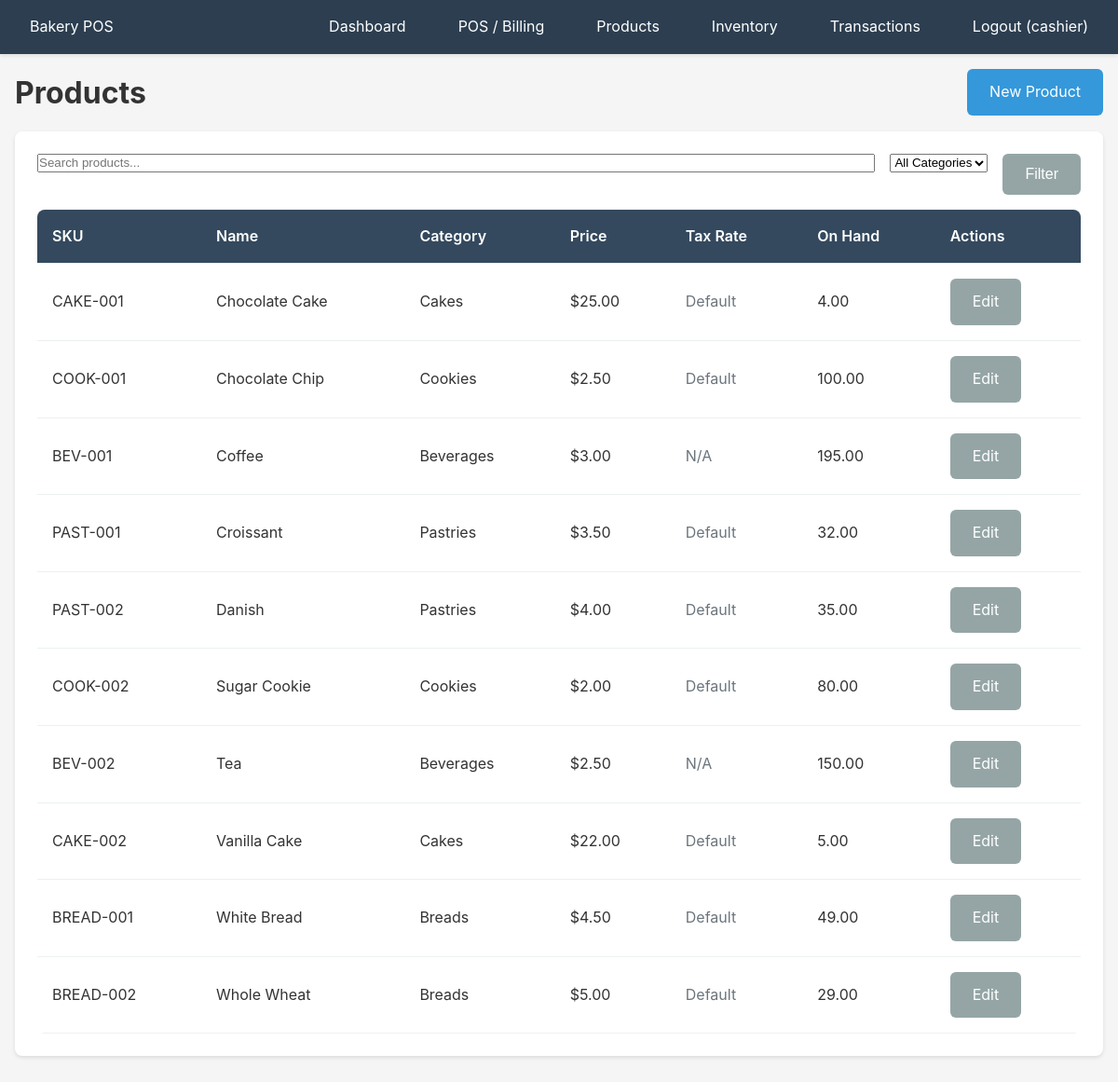
Screenshot of /products (signed in) with the database file from the repository.
### app/models/user.py (models this page shows)
class User(Base):
    __tablename__ = "users"
    id = Column(Integer, primary_key=True, index=True)
    username = Column(String(50), unique=True, nullable=False, index=True)
    email = Column(String(100), unique=True, nullable=False, index=True)
    password_hash = Column(String(255), nullable=False)
    role_id = Column(Integer, ForeignKey("roles.id"), nullable=False)
    is_active = Column(Boolean, default=True)
    created_at = Column(DateTime(timezone=True), server_default=func.now())
    role = relationship("Role", back_populates="users")
    sales = relationship("Sale", back_populates="cashier")
    shifts = relationship("Shift", back_populates="cashier")
    batches = relationship("Batch", back_populates="user")

### app/models/product.py (models this page shows)
class Product(Base):
    __tablename__ = "products"
    id = Column(Integer, primary_key=True, index=True)
    sku = Column(String(50), unique=True, nullable=False, index=True)
    name = Column(String(200), nullable=False)
    category_id = Column(Integer, ForeignKey("categories.id"), nullable=False)
    price = Column(Numeric(10, 2), nullable=False)
    cost = Column(Numeric(10, 2), default=0)
    taxable = Column(Boolean, default=True)
    custom_tax_rate = Column(Numeric(5, 4), nullable=True)  # Custom tax rate for this product (e.g., 0.15 for 15%)
    is_active = Column(Boolean, default=True)
    on_hand = Column(Numeric(10, 2), default=0)
    created_at = Column(DateTime(timezone=True), server_default=func.now())
    category = relationship("Category", back_populates="products")
    sale_lines = relationship("SaleLine", back_populates="product")

class Category(Base):
    __tablename__ = "categories"
    id = Column(Integer, primary_key=True, index=True)
    name = Column(String(100), nullable=False, unique=True)
    sort_order = Column(Integer, default=0)
    products = relationship("Product", back_populates="category")

### app/routers/products.py (the view)
@router.get("/products", response_class=HTMLResponse)
async def list_products(
    request: Request,
    category_id: int = Query(None),
    search: str = Query(None),
    user_data: dict = Depends(require_auth),
    db: Session = Depends(get_db)
):
    query = db.query(Product).filter(Product.is_active == True)
    if category_id:
        query = query.filter(Product.category_id == category_id)
    if search:
        query = query.filter(
            Product.name.ilike(f"%{search}%") |
            Product.sku.ilike(f"%{search}%")
        )
    products = query.order_by(Product.name).all()
    categories = db.query(Category).order_by(Category.sort_order, Category.name).all()
    return templates.TemplateResponse(
        "products/list.html",
        {
            "request": request,
            "user": user_data["user"],
            "products": products,
            "categories": categories,
            "selected_category": category_id,
            "search": search
        }
    )

### app/templates/products/list.html (shortened to what this page needs)
{% extends "base.html" %}
{% block content %}
<div class="flex-between mb-2">
    <h1>Products</h1>
    <a href="/products/new" class="btn btn-primary">New Product</a>
</div>
<div class="card">
    <form method="get" action="/products" class="flex gap-2 mb-2">
        <input type="text" name="search" placeholder="Search products..." value="{{ search or '' }}" class="form-group" style="flex: 1;">
        <select name="category_id" class="form-group">
            <option value="">All Categories</option>
        </select>
        <button type="submit" class="btn btn-secondary">Filter</button>
    </form>
    <table class="table">
        <thead>
            <tr>
                <th>SKU</th>
                <th>Name</th>
                <th>Category</th>
                <th>Price</th>
                <th>Tax Rate</th>
                <th>On Hand</th>
                <th>Actions</th>
            </tr>
        </thead>
        <tbody>
            {% for product in products %}
            <tr>
                <td>{{ product.sku }}</td>
                <td>{{ product.name }}</td>
                <td>{{ product.category.name }}</td>
                <td>${{ "%.2f"|format(product.price) }}</td>
                <td>
                    {% if not product.taxable %}
                        <span style="color: #6c757d;">N/A</span>
                    {% elif product.custom_tax_rate %}
                        <span style="color: #ff69b4; font-weight: 600;">{{ (product.custom_tax_rate * 100)|float }}%</span>
                    {% else %}
                        <span style="color: #6c757d;">Default</span>
                    {% endif %}
                </td>
                <td>{{ product.on_hand }}</td>
                <td>
                    <a href="/products/{{ product.id }}/edit" class="btn btn-secondary btn-sm">Edit</a>
                </td>
            </tr>
            {% endfor %}
        </tbody>
    </table>
</div>
{% endblock %}

### app/templates/base.html (shortened to what this page needs)
<!DOCTYPE html>
<html lang="en">
<head>
    <link rel="stylesheet" href="/static/css/style.css">
</head>
<body>
    {% if user %}
    <header class="no-print">
        <nav>
            <div>
                <a href="/dashboard">Bakery POS</a>
            </div>
            <ul>
                <li><a href="/dashboard">Dashboard</a></li>
                <li><a href="/pos/checkout">POS / Billing</a></li>
                <li><a href="/products">Products</a></li>
                <li><a href="/inventory">Inventory</a></li>
                <li><a href="/transactions/history">Transactions</a></li>
                <li><a href="/logout">Logout ({{ user.username }})</a></li>
            </ul>
        </nav>
    </header>
    {% endif %}
    <main class="container">
        {% block content %}{% endblock %}
    </main>
</body>
</html>

### app/static/css/style.css (style rules this page uses)
* { margin: 0; padding: 0; box-sizing: border-box; }
body { font-family: -apple-system, BlinkMacSystemFont, 'Segoe UI', Roboto, Oxygen, Ubuntu, Cantarell, sans-serif; font-size: 16px; line-height: 1.6; color: #333; background-color: #f5f5f5; }
.container { max-width: 1400px; margin: 0 auto; padding: 1rem; }
header { background-color: #2c3e50; color: white; padding: 1rem 0; box-shadow: 0 2px 4px rgba(0,0,0,0.1); position: sticky; top: 0; z-index: 9999; width: 100%; }
nav { display: flex; justify-content: space-between; align-items: center; padding: 0 1rem; }
nav ul { list-style: none; display: flex; gap: 1.5rem; flex-wrap: wrap; }
nav a { color: white; text-decoration: none; padding: 0.5rem 1rem; border-radius: 4px; transition: background-color 0.2s; }
.btn { display: inline-block; padding: 0.75rem 1.5rem; font-size: 1rem; border: none; border-radius: 6px; cursor: pointer; text-decoration: none; text-align: center; transition: all 0.2s; min-height: 44px; min-width: 44px; }
.btn-primary { background-color: #3498db; color: white; }
.btn-secondary { background-color: #95a5a6; color: white; }
.form-group { margin-bottom: 1.5rem; }
.card { background: white; border-radius: 8px; padding: 1.5rem; margin-bottom: 1.5rem; box-shadow: 0 2px 4px rgba(0,0,0,0.1); }
.table { width: 100%; border-collapse: collapse; background: white; border-radius: 8px; overflow: hidden; }
.table th, .table td { padding: 1rem; text-align: left; border-bottom: 1px solid #ecf0f1; }
.table th { background-color: #34495e; color: white; font-weight: 600; }
.mb-2 { margin-bottom: 1rem; }
.flex { display: flex; }
.flex-between { display: flex; justify-content: space-between; align-items: center; }
.gap-2 { gap: 1rem; }

### rows the page displays
User: username "cashier"
Product: sku "CAKE-001", name "Chocolate Cake", category.name "Cakes", price "25.00", taxable "Default", on_hand "4.00"
Product: sku "COOK-001", name "Chocolate Chip", category.name "Cookies", price "2.50", taxable "Default", on_hand "100.00"
Product: sku "BEV-001", name "Coffee", category.name "Beverages", price "3.00", taxable "N/A", on_hand "195.00"
Product: sku "PAST-001", name "Croissant", category.name "Pastries", price "3.50", taxable "Default", on_hand "32.00"
Product: sku "PAST-002", name "Danish", category.name "Pastries", price "4.00", taxable "Default", on_hand "35.00"
Product: sku "COOK-002", name "Sugar Cookie", category.name "Cookies", price "2.00", taxable "Default", on_hand "80.00"
Product: sku "BEV-002", name "Tea", category.name "Beverages", price "2.50", taxable "N/A", on_hand "150.00"
Product: sku "CAKE-002", name "Vanilla Cake", category.name "Cakes", price "22.00", taxable "Default", on_hand "5.00"
Product: sku "BREAD-001", name "White Bread", category.name "Breads", price "4.50", taxable "Default", on_hand "49.00"
Product: sku "BREAD-002", name "Whole Wheat", category.name "Breads", price "5.00", taxable "Default", on_hand "29.00"
